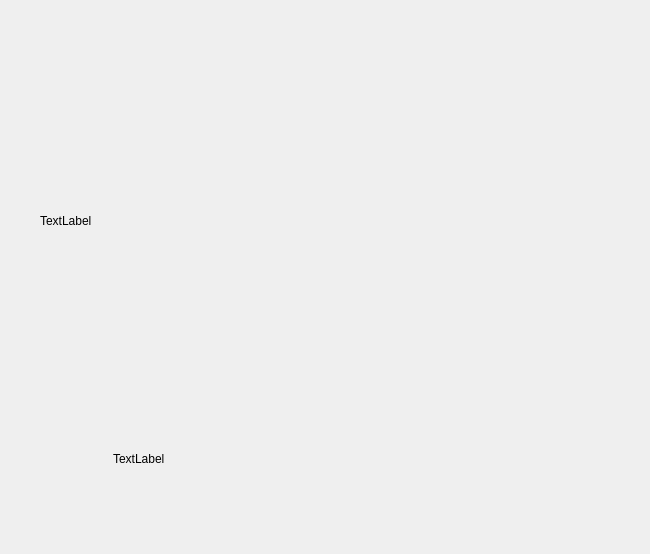
<?xml version="1.0" encoding="UTF-8"?>
<ui version="4.0">
 <class>stat_combo</class>
 <widget class="QDialog" name="stat_combo">
  <property name="geometry">
   <rect>
    <x>0</x>
    <y>0</y>
    <width>650</width>
    <height>554</height>
   </rect>
  </property>
  <property name="windowTitle">
   <string>Dialog</string>
  </property>
  <widget class="QLabel" name="label">
   <property name="geometry">
    <rect>
     <x>40</x>
     <y>60</y>
     <width>561</width>
     <height>321</height>
    </rect>
   </property>
   <property name="text">
    <string>TextLabel</string>
   </property>
  </widget>
  <widget class="QWidget" name="widget" native="true">
   <property name="geometry">
    <rect>
     <x>29</x>
     <y>440</y>
     <width>162</width>
     <height>38</height>
    </rect>
   </property>
   <layout class="QHBoxLayout" name="horizontalLayout">
    <item>
     <widget class="QLabel" name="label_cash">
      <property name="text">
       <string/>
      </property>
     </widget>
    </item>
    <item>
     <widget class="QLabel" name="label_carte">
      <property name="text">
       <string>TextLabel</string>
      </property>
     </widget>
    </item>
   </layout>
  </widget>
 </widget>
 <resources/>
 <connections/>
</ui>
